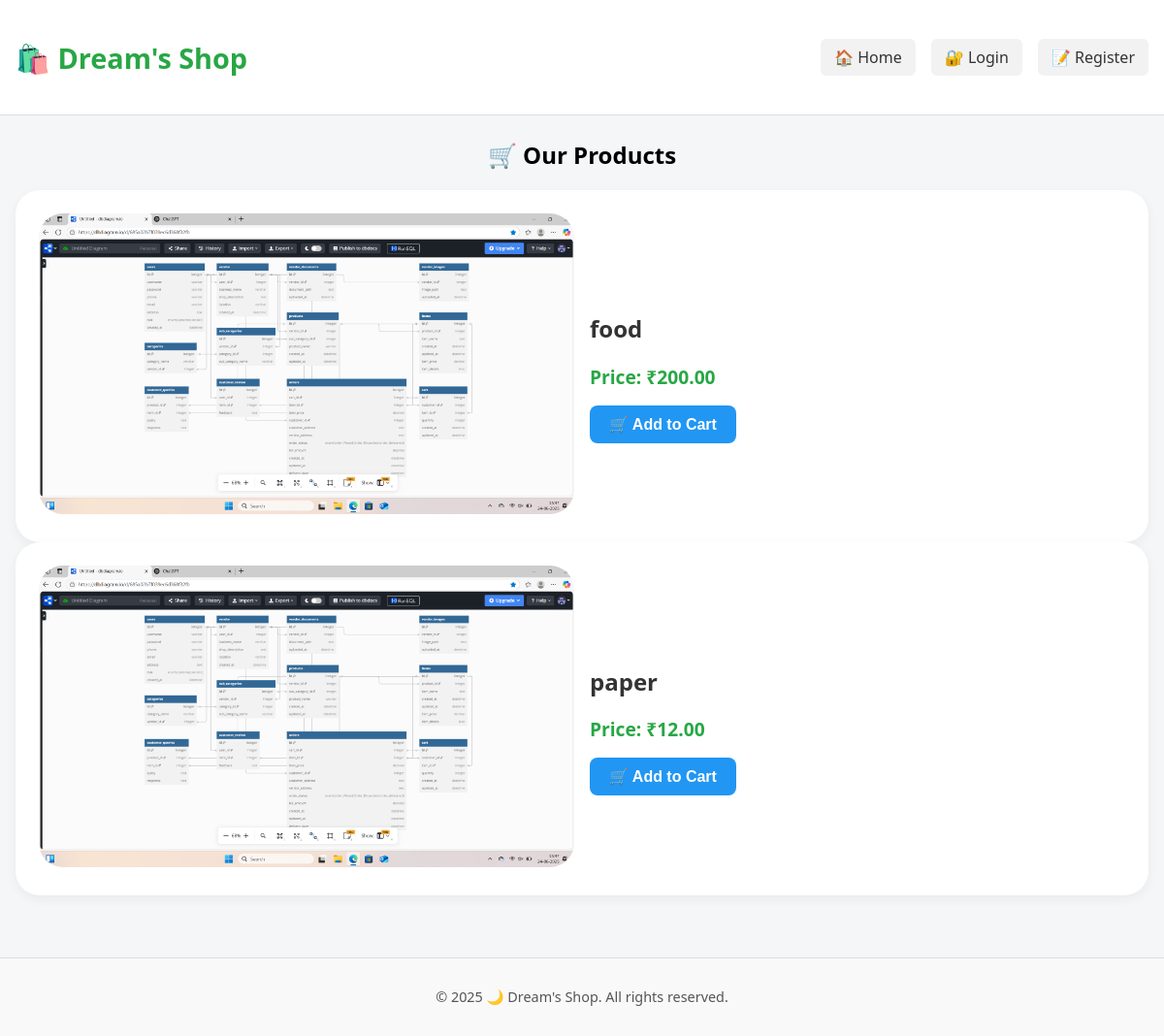
The page / on the database its author committed.
### store/models.py (models this page shows, shortened)
class Product(models.Model):
    name = models.CharField(max_length=255)
    price = models.DecimalField(max_digits=8, decimal_places=2)
    image = models.ImageField(upload_to='products/')
    description = models.TextField()

### store/views.py (the view)
# urls.py: path('', HomeView.as_view(), name='home'),
class HomeView(ListView):
    model = Product
    template_name = 'store/home.html'
    context_object_name = 'products'

### store/templates/store/home.html (shortened to what this page needs)
{% extends 'base.html' %}
{% block content %}
<h2 class="text-center">🛒 Our Products</h2>
<div class="product-list">
    {% for product in products %}
    <div class="product-row">
        <div class="product-image">
            {% if product.image %}
            <img src="{{ product.image.url }}" alt="{{ product.name }}">
            {% endif %}
        </div>
        <div class="product-info">
            <h3>{{ product.name }}</h3>
            <p class="price">Price: ₹{{ product.price }}</p>
            <form action="{% url 'add_to_cart' product.pk %}" method="post">
                <button type="submit" class="btn btn-primary">🛒 Add to Cart</button>
            </form>
        </div>
    </div>
    {% endfor %}
</div>
{% endblock %}

### templates/base.html (shortened to what this page needs)
{% load static %}
<!DOCTYPE html>
<html lang="en">
<head>
    <link rel="stylesheet" href="{% static 'style.css' %}">
</head>
<body>
    <header class="site-header">
        <div class="container header-flex">
            <h1><a href="/" class="logo">🛍️ Dream's Shop</a></h1>
            <nav class="navbar">
                <ul>
                    <li><a href="/">🏠 Home</a></li>
                    {% if user.is_authenticated %}
                        <li><a href="{% url 'cart' %}">🛒 Cart</a></li>
                        <li><a href="{% url 'orders' %}">📦 Orders</a></li>
                        <li>
                            <form method="post" action="{% url 'logout' %}" class="logout-form">
                                {% csrf_token %}
                                <button type="submit" class="logout-btn">🚪 Logout</button>
                            </form>
                        </li>
                    {% else %}
                        <li><a href="{% url 'login' %}">🔐 Login</a></li>
                        <li><a href="{% url 'register' %}">📝 Register</a></li>
                    {% endif %}
                </ul>
            </nav>
        </div>
    </header>
    <main class="main-content container">
        {% block content %}
        {% endblock %}
    </main>
    <footer class="site-footer">
        <div class="container text-center">
            <p>&copy; 2025 🌙 Dream's Shop. All rights reserved.</p>
        </div>
    </footer>
</body>
</html>

### static/style.css (style rules this page uses)
body { font-family: 'Segoe UI', sans-serif; background: #f4f6f8; margin: 0; padding: 0; }
.container { max-width: 1200px; margin: auto; padding: 0 1rem; }
.site-header { background-color: #fff; border-bottom: 1px solid #ddd; padding: 1rem 0; margin-bottom: 1.5rem; }
.header-flex { display: flex; justify-content: space-between; align-items: center; }
.logo { font-size: 1.8rem; font-weight: bold; color: #28a745; text-decoration: none; }
.navbar ul { list-style: none; display: flex; gap: 1rem; margin: 0; padding: 0; }
.navbar li { display: inline; }
.navbar a, .logout-btn { text-decoration: none; padding: 8px 14px; border-radius: 6px; background-color: #f2f2f2; color: #333; transition: background 0.2s; }
.site-footer { margin-top: 4rem; padding: 1rem; background-color: #f9f9f9; border-top: 1px solid #ddd; font-size: 0.9rem; color: #555; text-align: center; }
.btn { padding: 10px 20px; border: none; border-radius: 8px; background: #4CAF50; color: white; font-weight: bold; cursor: pointer; text-decoration: none; }
.btn-primary { background: #2196F3; }
.product-row { display: flex; gap: 1rem; align-items: center; background: #fff; padding: 1.5rem; border-radius: 25px; box-shadow: 0 4px 12px rgba(0, 0, 0, 0.05); flex-wrap: wrap; }
.product-image { flex: 1; max-width: 100%; }
.product-image img { width: 100%; height: 100%; border-radius: 25px; object-fit: cover; }
.product-info { flex: 1; }
.product-info h3 { font-size: 1.5rem; margin-bottom: 0.5rem; color: #333; }
.product-info .price { font-size: 1.2rem; color: #28a745; margin-bottom: 1rem; }
.product-info .btn { font-size: 1rem; }
.price { font-size: 1.3rem; font-weight: 600; color: #28a745; margin-bottom: 10px; }
.text-center { text-align: center; }

### rows shown on the page
Product: image (picture), name "food", price "200.00"
Product: image (picture), name "paper", price "12.00"
